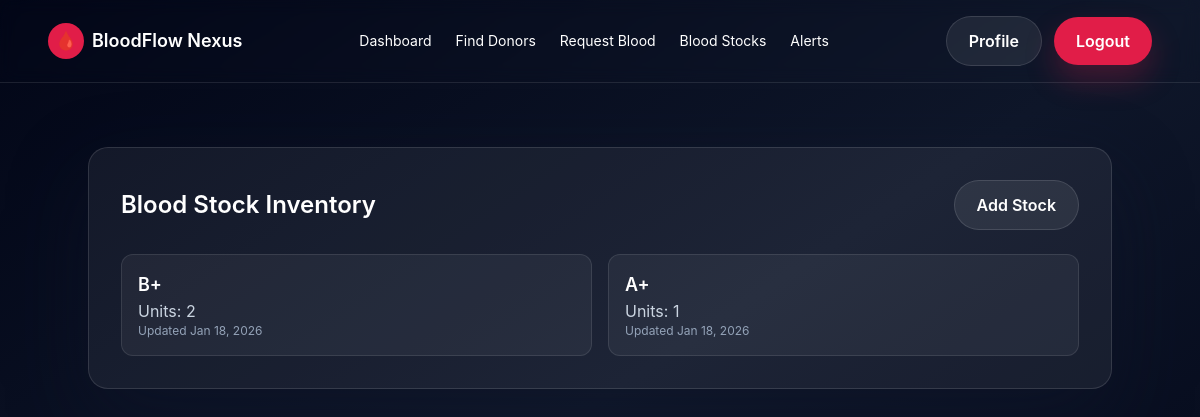
Screenshot of /hospitals/stocks/ (signed in) with the database file from the repository.
### hospitals/models.py (models this page shows, shortened)
class BloodStock(models.Model):
	BLOOD_GROUPS = [
		('A+', 'A+'), ('A-', 'A-'),
		('B+', 'B+'), ('B-', 'B-'),
		('AB+', 'AB+'), ('AB-', 'AB-'),
		('O+', 'O+'), ('O-', 'O-'),
	]
	hospital = models.ForeignKey(HospitalProfile, on_delete=models.CASCADE, related_name='stocks')
	blood_group = models.CharField(max_length=3, choices=BLOOD_GROUPS)
	units = models.PositiveIntegerField(default=0)
	updated_at = models.DateTimeField(auto_now=True)
	class Meta:
		unique_together = ('hospital', 'blood_group')

### hospitals/views.py (the view)
# urls.py: path('stocks/', views.stock_list, name='stocks'),
@login_required
def stock_list(request):
	profile = getattr(request.user, 'hospital_profile', None)
	stocks = BloodStock.objects.filter(hospital=profile) if profile else []
	return render(request, 'hospitals/stocks.html', {'stocks': stocks})

### templates/hospitals/stocks.html (shortened to what this page needs)
{% extends 'base.html' %}
{% block content %}
<section class="px-6 py-16">
  <div class="max-w-5xl mx-auto glass-card p-8">
    <div class="flex items-center justify-between mb-6">
      <h2 class="text-2xl font-semibold">Blood Stock Inventory</h2>
      <a href="{% url 'hospitals:stock_add' %}" class="btn-secondary"
        >Add Stock</a
      >
    </div>
    <div class="grid md:grid-cols-2 gap-4">
      {% for stock in stocks %}
      <div class="rounded-xl border border-white/10 p-4 bg-white/5">
        <p class="text-lg font-semibold">{{ stock.blood_group }}</p>
        <p class="text-slate-300">Units: {{ stock.units }}</p>
        <p class="text-xs text-slate-400">
          Updated {{ stock.updated_at|date:'M d, Y' }}
        </p>
      </div>
      {% empty %}
      <p class="text-slate-400">No stock records yet.</p>
      {% endfor %}
    </div>
  </div>
</section>
{% endblock %}

### static/css/style.css (style rules this page uses)
:root { --glass: rgba(255, 255, 255, 0.06); --stroke: rgba(255, 255, 255, 0.12); }
body { font-family: "Inter", system-ui, -apple-system, sans-serif; }
.glass-card { background: var(--glass); border: 1px solid var(--stroke); border-radius: 20px; box-shadow: 0 30px 80px rgba(15, 23, 42, 0.45); }
.btn-primary, .btn-secondary { display: inline-flex; align-items: center; justify-content: center; padding: 12px 22px; border-radius: 999px; font-weight: 600; transition: all 0.3s ease; }
.btn-secondary { background: rgba(255, 255, 255, 0.08); color: #fff; border: 1px solid rgba(255, 255, 255, 0.12); }

### rows the page displays
BloodStock: blood_group "B+", units "2", updated_at "Jan 18, 2026"
BloodStock: blood_group "A+", units "1", updated_at "Jan 18, 2026"
